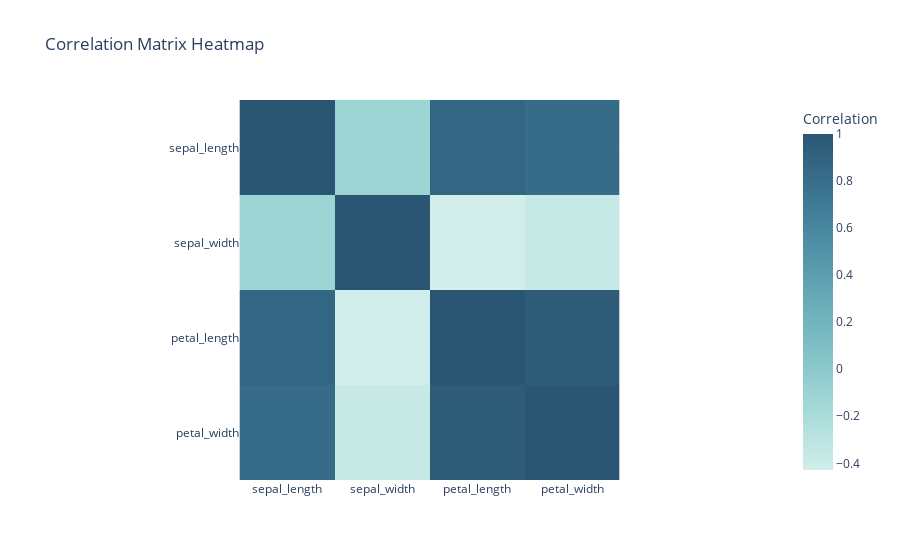

This figure's notebook cell:
### Code cell
# Heatmap for the 'iris' dataset's correlation matrix with a custom color scale

# Compute the correlation matrix
correlation_matrix = iris.corr(numeric_only=True)  # Compute correlation for numeric columns

# Convert to long format for Plotly visualization
corr_long = correlation_matrix.reset_index().melt(id_vars="index")

# Rename columns for better readability
corr_long.columns = ["Variable 1", "Variable 2", "Correlation"]

# Create a heatmap using Plotly
fig = px.imshow(
    correlation_matrix,
    labels=dict(color="Correlation"),
    x=correlation_matrix.columns,
    y=correlation_matrix.index,
    title="Correlation Matrix Heatmap",
    color_continuous_scale="teal"
)
fig.show()

### Figure 1 — Plotly figure (JSON) as saved in the notebook; plotly's stock layout.template omitted (floating-point values rounded to 4 significant figures)
{"data": [{"coloraxis": "coloraxis", "hovertemplate": "x: %{x}<br>y: %{y}<br>Correlation: %{z}<extra></extra>", "name": "0", "type": "heatmap", "x": ["sepal_length", "sepal_width", "petal_length", "petal_width"], "xaxis": "x", "y": ["sepal_length", "sepal_width", "petal_length", "petal_width"], "yaxis": "y", "z": [[1, -0.1176, 0.8718, 0.8179], [-0.1176, 1, -0.4284, -0.3661], [0.8718, -0.4284, 1, 0.9629], [0.8179, -0.3661, 0.9629, 1]]}], "layout": {"coloraxis": {"colorbar": {"title": {"text": "Correlation"}}, "colorscale": [[0, "rgb(209, 238, 234)"], [0.1667, "rgb(168, 219, 217)"], [0.3333, "rgb(133, 196, 201)"], [0.5, "rgb(104, 171, 184)"], [0.6667, "rgb(79, 144, 166)"], [0.8333, "rgb(59, 115, 143)"], [1, "rgb(42, 86, 116)"]]}, "title": {"text": "Correlation Matrix Heatmap"}, "xaxis": {"anchor": "y", "constrain": "domain", "domain": [0, 1], "scaleanchor": "y"}, "yaxis": {"anchor": "x", "autorange": "reversed", "constrain": "domain", "domain": [0, 1]}}}
